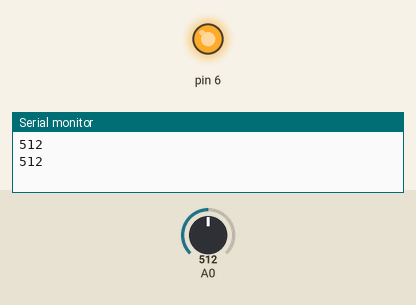
The sketch below on a simulated Arduino Uno, built with avr-gcc and run on an emulated ATmega328P. On the bench: output pins drawn as LEDs (lit = HIGH), the last lines printed to the serial monitor. The test bench sets the inputs (shaded band); at power-on: A0 = 512.

Above: at 1.8 s.
1.9 s: A0 set to 691
3.4 s: A0 set to 708
At 5.1 s:
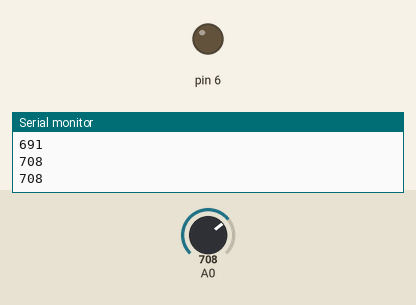
5.5 s: A0 set to 690
At 6.6 s:
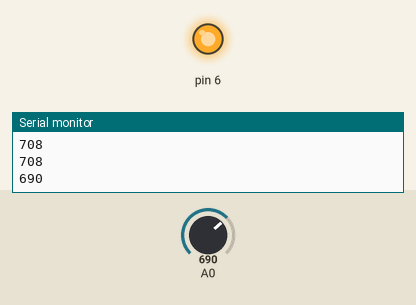
7.5 s: A0 set to 710
At 9.4 s:
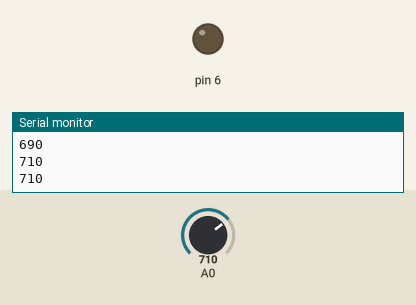
Timing chart, 0 to 10.5 s (numbered marks = the images above; inputs shaded):
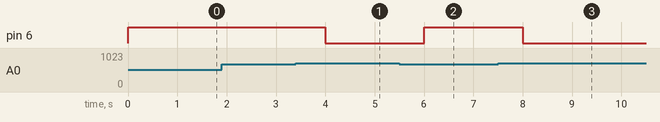

The sketch:

Sensor.ino
```cpp
int sensorReading;

void setup() {
 Serial.begin(9600);
 pinMode(6,OUTPUT); //
}

void loop() {

 sensorReading=analogRead(0);

 if (sensorReading<700)
 {
 digitalWrite(6,HIGH);
 }
 else digitalWrite(6,LOW);
 Serial.println(sensorReading);
 delay(1000);
}
```

Measured:
- the behaviour switches between 699 and 700 on A0 (found by bisection; images 0 and 1)
- after the input at 3.4 s, pin 6: HIGH → LOW after 0.60 s
- after the input at 5.5 s, pin 6: LOW → HIGH after 0.50 s
- after the input at 7.5 s, pin 6: HIGH → LOW after 0.50 s
